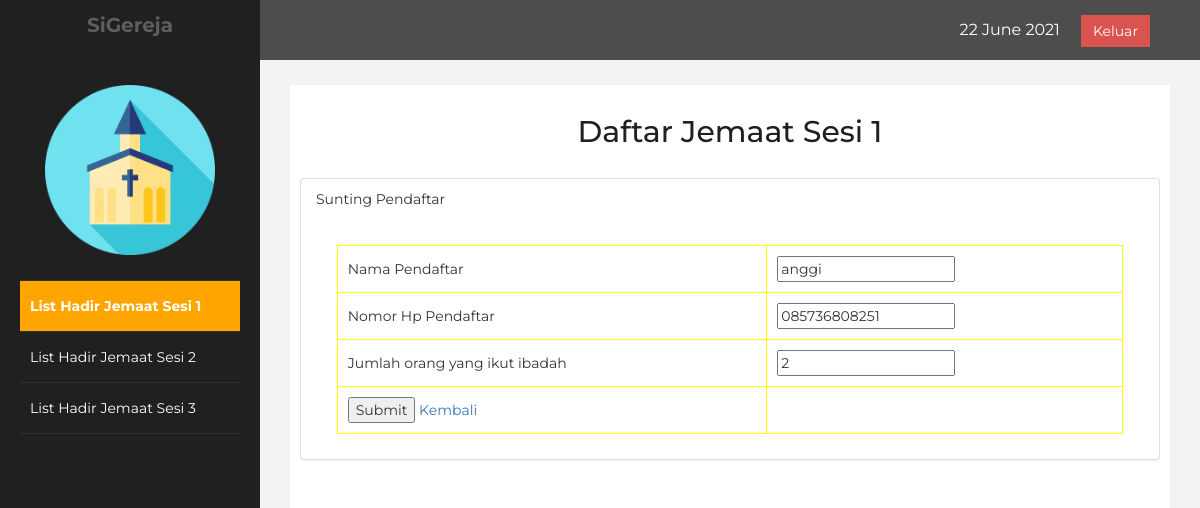
The page /update1.php?id=39 on the database its author committed.
### tables this page shows
CREATE TABLE `sesi_1` (
  `nomor` int(11) NOT NULL,
  `nama` varchar(255) NOT NULL,
  `no_hp` varchar(50) NOT NULL,
  `jumlah` int(10) NOT NULL
);

### update1.php (the view, shortened to what this page needs)
<!DOCTYPE html>
<html lang="en">
<head>
    <link rel="stylesheet" href="https://maxcdn.bootstrapcdn.com/bootstrap/3.3.7/css/bootstrap.min.css">
    <link rel="stylesheet" href="css/css5.css"/>
    <?php
       include 'koneksi.php';
       $id = $_GET['id'];
       $sql = mysqli_query($koneksi, "select * from sesi_1 where nomor='$id'");
       $row = mysqli_fetch_array($sql);
    ?>
</head>
<body>
    <div id="wrapper">
        <nav class="navbar navbar-default navbar-cls-top " role="navigation" style="margin-bottom: 0">
            <div class="navbar-header">
                <a class="navbar-brand" href="#"> SiGereja</a>
            </div>
    <div style="color: white;padding: 15px 50px 5px 50px;float: right;font-size: 16px;"><?php date_default_timezone_set('Asia/Jakarta'); echo date("d F Y")."&nbsp; &nbsp; &nbsp;"; ?><a href="logout.php" class="btn btn-danger square-btn-adjust">Keluar</a> </div>
        </nav>
            <nav class="navbar-default navbar-side" role="navigation">
            <div class="sidebar-collapse">
                <ul class="nav" id="main-menu">
				<li class="text-center">
                    <img src="resource/image/logogereja.png" class="user-image img-responsive"/>
					</li>
                    <li>
                        <a class="active-menu"  href="admin.php"><i class="fa fa-dashboard fa-3x"></i> List Hadir Jemaat Sesi 1</a>
                    </li>
                    <li>
                        <a  href="admin_test2.php"><i class="fa fa-desktop fa-3x"></i> List Hadir Jemaat Sesi 2</a>
                    </li>
                    <li>
                        <a  href="admin_test3.php"><i class="fa fa-desktop fa-3x"></i> List Hadir Jemaat Sesi 3</a>
                    </li>
				</ul>
            </div>
        </nav>
        <div id="page-wrapper" >
            <div id="page-inner">
                <div class="row">
                    <div class="col-md-12">
                     <h2>Daftar Jemaat Sesi 1</h2>
                        <br>
                    </div>
                </div>
                <div class="row">
                <div class="col-md-12 col-sm-0">
                    <div class="panel">
                        <div class="panel-heading">
                            Sunting Pendaftar
                        </div>
                        <div class="panel-body">
                        <form method="POST" action="updateAct1.php">
                                <table>
                                    <tr>
                                        <td>Nama Pendaftar</td>
                                        <td><input type="text" value="<?php echo $row['nama'];?>" name="nama"></td>
                                    </tr>
                                    <tr>
                                        <td>Nomor Hp Pendaftar </td>
                                        <td><input type="text" value="<?php echo $row['no_hp'];?>" name="no_hp"></td>
                                    </tr>
                                    <tr>
                                        <td>Jumlah orang yang ikut ibadah</td>
                                        <td><input type="text" value="<?php echo $row['jumlah'];?>" name="jumlah"></td>
                                    </tr>
                                    <tr>
                                        <td>
                                            <input type="submit" value="Submit">
                                            <a href="admin.php">Kembali</a>
                                        </td>
                                    </tr>
                                </table>
                            </form>
                        </div>
                    </div>
                </div>
             </div>
             </div>
            </div>
        </div>
</body>
</html>

### css/css5.css (style rules this page uses)
body { font-family: 'Montserrat', sans-serif; }
table { border: solid 1px yellow; border-collapse: collapse; border-spacing: 0; width: 95%; margin: 10px auto 10px auto; }
table tbody td { border: solid 1px yellow; color: #333; padding: 10px; text-shadow: 1px 1px 1px #fff; }
h2 { text-align: center; }
#wrapper { width: 100%; background:#202020; }
#page-wrapper { padding: 15px 15px; min-height: 600px; background:#F3F3F3; }
#page-inner { width:100%; margin:10px 20px 10px 0px; background-color:#fff!important; padding:10px; min-height:1200px; }
.text-center { text-align:center; }
h2 { color: #202020; }
.square-btn-adjust { border: 0px solid transparent; -webkit-border-radius: 0px; -moz-border-radius: 0px; border-radius: 0px; }
.user-image { margin: 25px auto; -webkit-border-radius: 10px; -moz-border-radius: 10px; border-radius: 10px; max-height:170px; max-width:170px; }
.navbar-cls-top .navbar-brand { color: black; background: orange; width: 260px; text-align: center; height: 60px; font-size: 20px; font-weight: 700; padding-top: 10; }
.active-menu { background-color:orange!important; color: #202020; font-weight: bold; }
.sidebar-collapse , .sidebar-collapse .nav { background:none; }
.sidebar-collapse .nav { padding:0; }
.sidebar-collapse .nav > li > a { color:#fff; background:#202020; text-shadow:none; }
.sidebar-collapse > .nav > li > a { padding:15px 10px; }
.sidebar-collapse > .nav > li { border-bottom: 1px solid rgba(107, 108, 109, 0.19); }
.navbar-side { border:none; background-color: #202020; padding-left: 20px; padding-right: 20px; }
.navbar-cls-top { background:#4D4D4D; border-bottom:none; }
.navbar-default { border:0px solid black; }
.navbar-header { background: #202020; }
@media (min-width:768px) { #page-wrapper { margin: 0 0 0 260px; padding: 15px 30px; min-height: 1200px; } }
@media (min-width:768px) { .navbar-side { z-index: 1; position: absolute; width: 260px; } }
@media (min-width:768px) { .navbar { border-radius: 0px; } }
.panel { margin-bottom: 20px; background-color: #fff; border: 1px solid transparent; border-color: #ddd; border-radius: 4px; -webkit-box-shadow: 0 1px 1px rgba(0, 0, 0, .05); box-shadow: 0 1px 1px rgba(0, 0, 0, .05); }
.panel-body { padding: 15px; }

### rows shown on the page
sesi_1: nama "anggi", no_hp "085736808251", jumlah "2"
